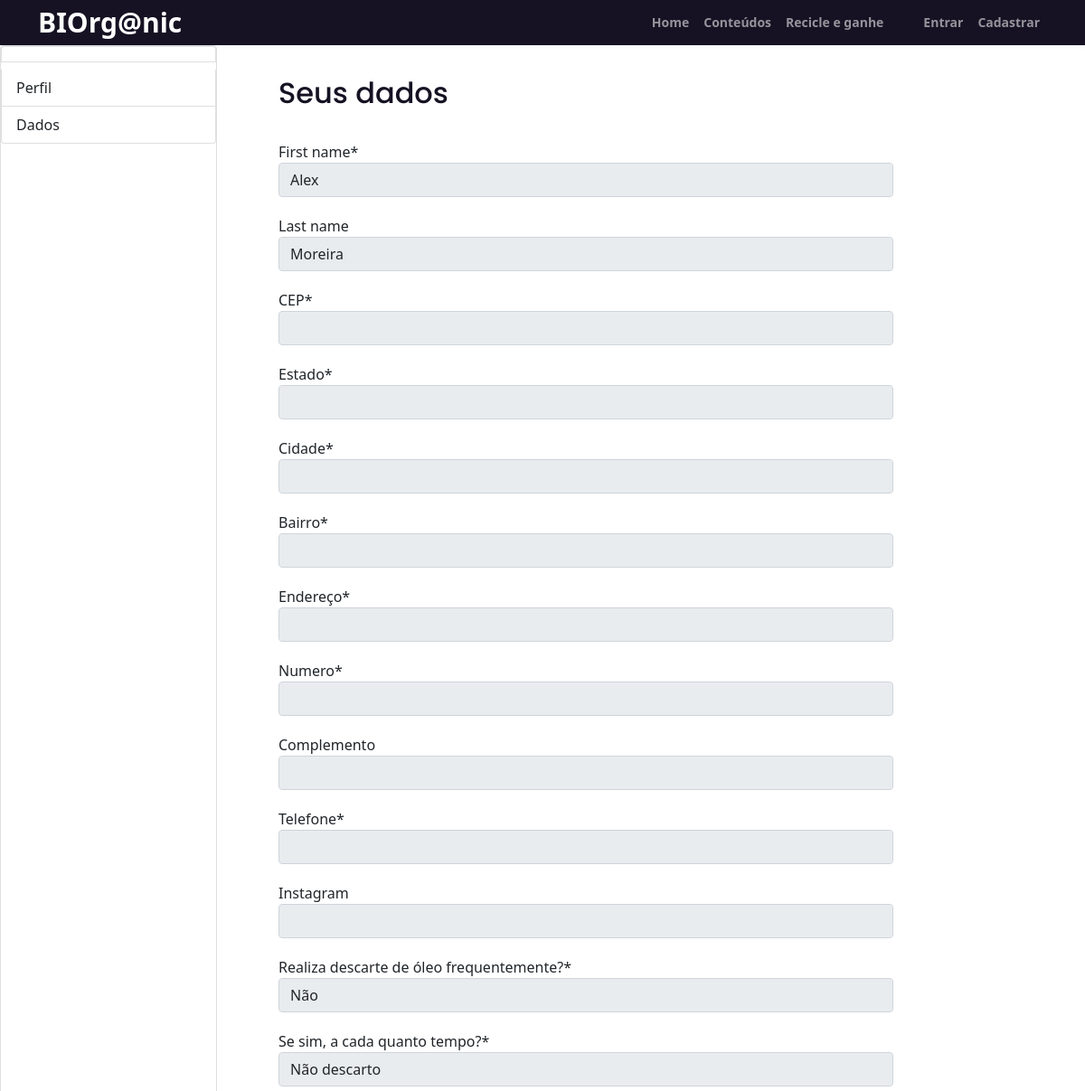
Page /accounts/data/31/ (upper part) on the earlier database version.
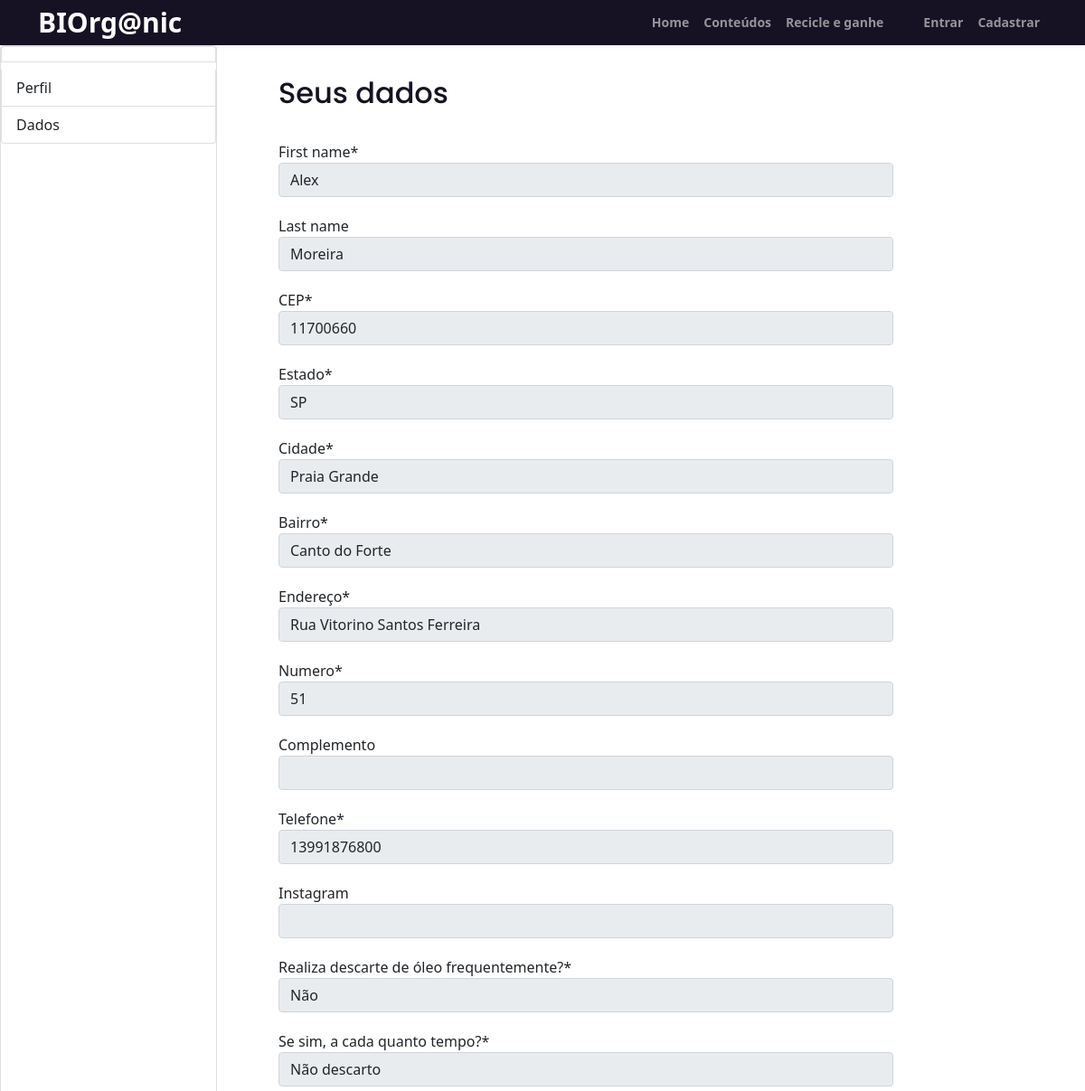
Same page on the later database version.
### users/models.py (models this page shows)
class User(AbstractUser):
    cep = models.CharField(verbose_name='CEP', max_length=9, default= '')
    uf = models.CharField(verbose_name='Estado', max_length=20, default= '')
    city = models.CharField(verbose_name='Cidade', max_length=30, default= '')
    block = models.CharField(verbose_name='Bairro', max_length=30, default= '')
    address = models.CharField(verbose_name='Endereço', max_length=50, default= '')
    number = models.CharField(verbose_name='Numero', max_length=10, default= '')
    complement = models.CharField(verbose_name='Complemento', max_length=30, default= '', blank=True)
    phone = models.CharField(verbose_name='Telefone', max_length=14, default= '')
    insta = models.CharField(verbose_name='Instagram', max_length=30, default= '', blank=True)
    descard = models.BooleanField( verbose_name='Realiza descarte de óleo frequentemente?', default=False, choices=[
        (True, 'Sim'),
        (False, 'Não')
    ])
    time = models.CharField(max_length=30, verbose_name='Se sim, a cada quanto tempo?', default= '', choices=[
        ('Não descarta', 'Não descarto'),
        ('Duas semanas', 'A cada duas semanas'),
        ('Um mês', 'A cada um mês'),
        ('Dois meses', 'A cada dois meses')
    ])
    full = models.BooleanField(verbose_name='Completo', default=False)

### users/views.py (the view)
# urls.py: path('data/<int:id>/', views.view_data, name='data'),
def view_data(request, id):
    user = get_object_or_404(User, pk=id)
    form = DataForm(instance=user)
    if request.method == 'POST':
        return False
    else:
        return render(request, 'account/data.html', {'form': form})

### users/forms.py
class DataForm(forms.ModelForm):
    class Meta():
        model = User
        fields = DataFormEdit().fields
    def __init__(self, *args, **kwargs):
        super().__init__(*args, **kwargs)
        self.fields['first_name'].widget.attrs.update({'disabled': ''})
        self.fields['first_name'].required = True
        self.fields['last_name'].widget.attrs.update({'disabled': ''})
        self.fields['cep'].widget.attrs.update({'disabled': ''})
        self.fields['uf'].widget.attrs.update({'disabled': ''})
        self.fields['city'].widget.attrs.update({'disabled': ''})
        self.fields['block'].widget.attrs.update({'disabled': ''})
        self.fields['address'].widget.attrs.update({'disabled': ''})
        self.fields['number'].widget.attrs.update({'disabled': ''})
        self.fields['complement'].widget.attrs.update({'disabled': ''})
        self.fields['phone'].widget.attrs.update({'disabled': ''})
        self.fields['insta'].widget.attrs.update({'disabled': ''})
        self.fields['descard'].widget.attrs.update({'disabled': ''})
        self.fields['time'].widget.attrs.update({'disabled': ''})

### templates/account/data.html (shortened to what this page needs)
{% extends 'account/base_profile.html' %}
{% load crispy_forms_tags %}
{% block content_profile %}
<div class="data">
    <form method="POST">
        <h2 class="data-title">Seus dados</h2>
        {{ form|crispy }}
    </form>
</div>
{% endblock %}

### templates/account/base_profile.html (shortened to what this page needs)
{% extends 'base.html' %}
{% block content %}
    <div class="nav-profile">
        <div id="list-example" class="list-group nav-profile-group">
            <h3 class="list-group-item">
            </h3>
            <a class="list-group-item list-group-item-action" href="/accounts/profile">Perfil</a>
            <a class="list-group-item list-group-item-action" href="/accounts/data/{{ user.id }}">Dados</a>
        </div>
        <div class="profile-content">
            {% block content_profile %}
            {% endblock %}
        </div>
    </div>
{% endblock %}

### templates/base.html (shortened to what this page needs)
<!DOCTYPE html>
{% load static %}
<html lang="pt-br">
<head>
    <link href="/static/css/styles.css" rel="stylesheet">
    <link href="/static/css/custom_styles.css" rel="stylesheet">
    <link href="https://cdn.jsdelivr.net/npm/bootstrap@5.1.3/dist/css/bootstrap.min.css" rel="stylesheet">
    <link rel="stylesheet" href="https://cdn.jsdelivr.net/npm/bootstrap-icons@1.7.1/font/bootstrap-icons.css">
</head>
<body>
      <nav id="navbar" class="navbar navbar-expand-lg top-nav-collapse navbar-dark" aria-label="Main navigation">
        <div class="container">
            <a class="navbar-brand logo-text" href="/">BIOrg@nic</a>
            <div class="navbar-collapse offcanvas-collapse" id="navbarsExampleDefault">
                <ul class="navbar-nav ms-auto navbar-nav-scroll">
                    <li class="nav-item">
                        <a class="nav-link" aria-current="page" href="/">Home</a>
                    </li>
                    <li class="nav-item">
                        <a class="nav-link" href="/manun">Conteúdos</a>
                    </li>
                    <li class="nav-item">
                        {% if user.is_authenticated %}
                            {% if user.full %}
                                <a class="nav-link" href="/collect">Recicle e ganhe</a>
                            {% else %}
                                <a class="nav-link" href="/accounts/data/{{ user.id }}">Recicle e ganhe</a>
                            {% endif %}
                        {% else %}
                            <a class="nav-link" href="/accounts/login">Recicle e ganhe</a>
                        {% endif %}
                    </li>
                    <div class="nav-user">
                        {% if user.is_authenticated %}
                        <li class="nav-item">
                          <a class="nav-link" href="/accounts/profile">
                              {% if user.first_name %}
                                {{ user.first_name }}
                              {% else %}
                                {{ user.username }}
                              {% endif %}
                          </a>
                        </li>
                        <li class="nav-item">
                            <form method="post" action="{% url 'account_logout' %}">
                                {% csrf_token %}
                                {% if redirect_field_value %}
                                <input type="hidden" name="{{ redirect_field_name }}" value="{{ redirect_field_value }}"/>
                                {% endif %}
                                <button type="submit" class="nav-button">Sair</button>
                            </form>
                        </li>
                        {% else %}
                        <li class="nav-item">
                          <a class="nav-link" href="/accounts/login">Entrar</a>
                        </li>
                        <li class="nav-item">
                          <a class="nav-link" href="/accounts/signup">Cadastrar</a>
                        </li>
                        {% endif %}
                    </div>
                </ul>
            </div>
        </div>
    </nav>
    {% block content %}
    {% endblock %}
</body>
</html>

### static/css/styles.css (style rules this page uses)
body, html { width: 100%; height: 100%; }
body, p { color: #53575a; font: 400 1rem/1.625rem "Open Sans", sans-serif; }
h2 { color: #161223; font-weight: 600; font-size: 2rem; line-height: 2.5rem; font-family: "Poppins" }
h3 { color: #161223; font-weight: 600; font-size: 1.75rem; line-height: 2.25rem; font-family: "Poppins" }
a { color: #53575a; text-decoration: underline; }
.form-group { position: relative; margin-bottom: 1.25rem; }
.navbar { background-color: #161223; font-weight: 600; font-size: 0.875rem; line-height: 0.875rem; box-shadow: 0 1px 6px 0 rgba(0, 0, 0, 0.025); }
.navbar .navbar-brand { padding-top: 0.25rem; padding-bottom: 0.25rem; }
.navbar .logo-text { color: #ffffff; font-weight: 700; font-size: 1.875rem; line-height: 1rem; text-decoration: none; }
.offcanvas-collapse { position: fixed; top: 3.25rem; bottom: 0; left: 100%; width: 100%; padding-right: 1rem; padding-left: 1rem; overflow-y: auto; visibility: hidden; background-color: #161223; transition: visibility .3s ease-in-out, -webkit-transform .3s ease-in-out; transition: transform .3s ease-in-out, visibility .3s ease-in-out; transition: transform .3s ease-in-out, visibility .3s ease-in-out, -webkit-transform .3s ease-in-out; }
.navbar .navbar-nav { margin-top: 0.75rem; margin-bottom: 0.5rem; }
.navbar .nav-item .nav-link { padding-top: 0.625rem; padding-bottom: 0.625rem; color: #eeeeee; text-decoration: none; transition: all 0.2s ease; }
@media (min-width: 992px) { .navbar { padding-top: 1.75rem; background-color: transparent; box-shadow: none; transition: all 0.2s; } }
@media (min-width: 992px) { .navbar.top-nav-collapse { padding-top: 0.5rem; padding-bottom: 0.5rem; background-color: #161223; box-shadow: 0 3px 6px 0 rgba(0, 0, 0, 0.025); } }
@media (min-width: 992px) { .offcanvas-collapse { position: static; top: auto; bottom: auto; left: auto; width: auto; padding-right: 0; padding-left: 0; background-color: transparent; overflow-y: visible; visibility: visible; } }
@media (min-width: 992px) { .navbar .navbar-nav { margin-top: 0; margin-bottom: 0; } }
@media (min-width: 992px) { .navbar .nav-item .nav-link { padding-right: 0.75rem; padding-left: 0.75rem; } }
@media (min-width: 1200px) { .container { max-width: 1140px; } }

### static/css/custom_styles.css (style rules this page uses)
.navbar .nav-user { display: flex; margin-left: 2em; }
.nav-profile { display: flex; }
.nav-profile .nav-profile-group { width: 20%; border: rgba(0,0,0,.125) solid 1px; }
.profile-content .data { margin: 0 10%; width: 680px; }
.profile-content .data h2 { margin: 5% 0; }
.profile-content .data form { margin-bottom: 15%; }

Differences in the rows shown:
changed User "Alex": cep (not shown) → "11700660"; uf (not shown) → "SP"; city (not shown) → "Praia Grande"; block (not shown) → "Canto do Forte"; address (not shown) → "Rua Vitorino Santos Ferreira"; number (not shown) → "51"; phone (not shown) → "13991876800"
